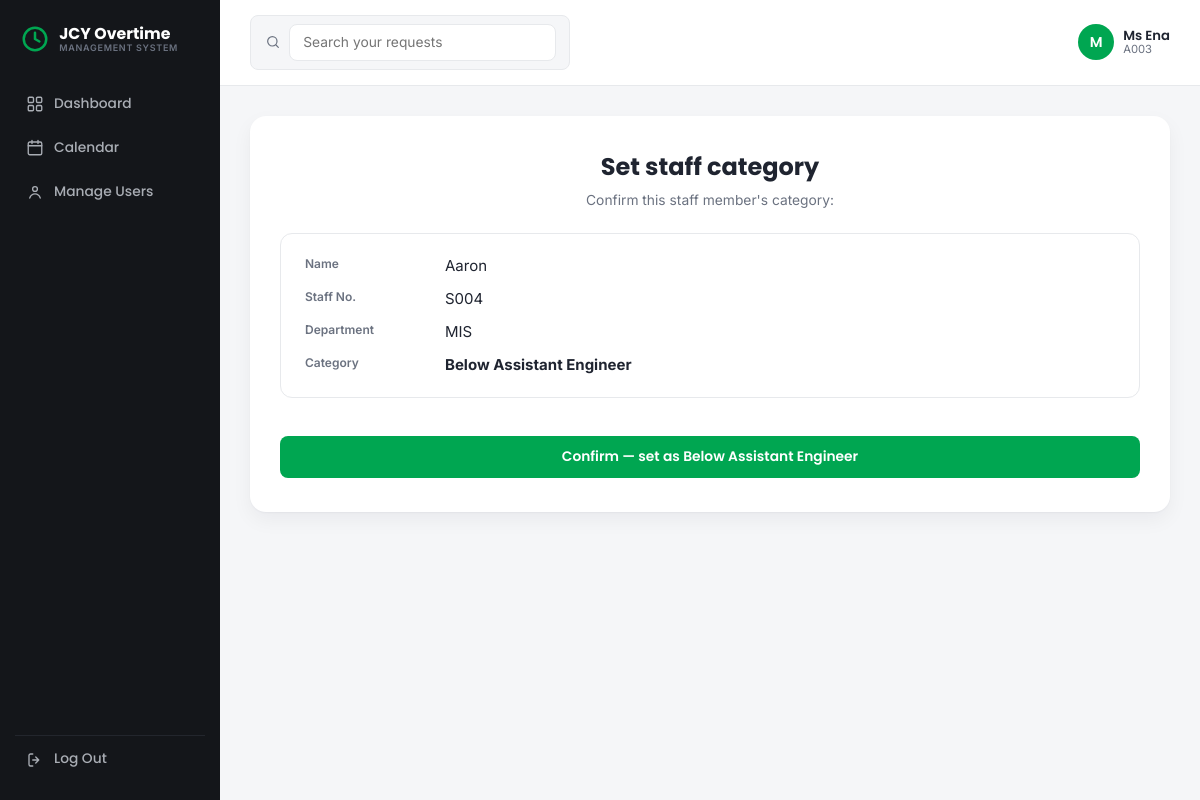
The page /declare_level.php?token=1ea0417faf4a65fa3e05d7e0c4ce3478c93a66a2ddc157cc03a7ad7f47a5a255&category=below_ae (signed in) on the database its author committed.
### tables this page shows
CREATE TABLE `users` (
  `id` int(10) UNSIGNED NOT NULL,
  `staff_no` varchar(20) NOT NULL,
  `name` varchar(100) NOT NULL,
  `department` varchar(100) DEFAULT NULL,
  `email` varchar(150) NOT NULL,
  `password_hash` varchar(255) NOT NULL,
  `role` enum('staff','approver','admin') NOT NULL,
  `approval_stage` tinyint(3) UNSIGNED DEFAULT NULL,
  `category` enum('below_ae','ae_above') DEFAULT NULL,
  `level` enum('operator','leader','engineer') DEFAULT NULL,
  `level_token` varchar(64) DEFAULT NULL,
  `level_set_at` timestamp NULL DEFAULT NULL,
  `is_active` tinyint(1) NOT NULL DEFAULT 1,
  `created_at` timestamp NOT NULL DEFAULT current_timestamp()
);

### includes/functions.php (called while the page is built, shortened)
<?php
function h($str): string
{
    return htmlspecialchars((string)$str, ENT_QUOTES, 'UTF-8');
}

### declare_level.php (the view, shortened to what this page needs)
<?php
require_once __DIR__ . '/config/db.php';
require_once __DIR__ . '/includes/functions.php';
$token = $_GET['token'] ?? $_POST['token'] ?? '';
$category = $_GET['category'] ?? $_POST['category'] ?? $_GET['level'] ?? $_POST['level'] ?? '';
$error = null;
$done  = false;
$staff = null;
if ($token === '' || !isset(VALID_CATEGORIES[$category])) {
    $error = 'This link is invalid.';
} else {
    $stmt = $pdo->prepare('SELECT * FROM users WHERE level_token = :token');
    $stmt->execute([':token' => $token]);
    $staff = $stmt->fetch();
}
include __DIR__ . '/includes/header.php';
?>
<div class="auth-card">
  <h1>Set staff category</h1>
  <?php if ($error): ?>
    <p class="form-error"><?= h($error) ?></p>
  <?php else: ?>
    <p class="subtitle">Confirm this staff member's category:</p>
    <dl class="detail-grid">
      <dt>Name</dt>
      <dd><?= h($staff['name']) ?></dd>
      <dt>Staff No.</dt>
      <dd><?= h($staff['staff_no']) ?></dd>
      <dt>Department</dt>
      <dd><?= h($staff['department'] ?: '—') ?></dd>
      <dt>Category</dt>
      <dd><strong><?= h(VALID_CATEGORIES[$category]) ?></strong></dd>
    </dl>
    <form method="post">
      <button type="submit">Confirm — set as <?= h(VALID_CATEGORIES[$category]) ?></button>
    </form>
  <?php endif; ?>
</div>
<?php include __DIR__ . '/includes/footer.php'; ?>

### css/style.css (style rules this page uses)
:root { --page-bg: #F5F6F8; --card-bg: #FFFFFF; --border: #E7E9EC; --ink: #1F2430; --ink-soft: #6B7280; --sidebar-bg: #14161A; --sidebar-text: #A9ADB4; --sidebar-hover: #1E2128; --accent: #00A651; --accent-dark: #007A3D; --green: #1E8E5A; --green-bg: #E6F7EE; --amber: #A9791A; --amber-bg: #FFF6DC; --red: #D1443A; --red-bg: #FDEAEA; --radius: 10px; --radius-sm: 8px; --font-head: 'Poppins', -apple-system, "Segoe UI", sans-serif; --font-body: 'Inter', -apple-system, "Segoe UI", sans-serif; }
* { box-sizing: border-box; }
html, body { margin: 0; padding: 0; background: var(--page-bg); color: var(--ink); font-family: var(--font-body); font-size: 15px; line-height: 1.5; }
h1, h2, h3 { font-family: var(--font-head); font-weight: 700; color: var(--ink); margin: 0 0 0.3rem; }
h1 { font-size: 1.6rem; }
.subtitle { color: var(--ink-soft); font-size: 0.92rem; margin: 0 0 1.5rem; }
.auth-card { background: var(--card-bg); border-radius: 16px; padding: 2.25rem 2rem; box-shadow: 0 1px 2px rgba(16,24,40,0.04), 0 8px 20px rgba(16,24,40,0.05); }
.auth-card h1 { text-align: center; }
.auth-card .subtitle { text-align: center; }
button { background: var(--accent); color: #fff; border: none; border-radius: var(--radius-sm); padding: 0.75rem 1.4rem; font-family: var(--font-head); font-weight: 600; font-size: 0.92rem; cursor: pointer; }
button[type="submit"] { width: 100%; margin-top: 1.5rem; }
.detail-grid { display: grid; grid-template-columns: 140px 1fr; row-gap: 0.7rem; background: var(--card-bg); border: 1px solid var(--border); border-radius: 12px; padding: 1.4rem 1.6rem; }
.detail-grid dt { color: var(--ink-soft); font-size: 0.8rem; font-weight: 600; }
.detail-grid dd { margin: 0; }

### rows shown on the page
users: name "Aaron", staff_no "S004", department "MIS"

### other values the page prints
substr($_SESSION['name'] ?? '?', 0, 1) "M"
$_SESSION['name'] "Ms Ena"
$_SESSION['staff_no'] "A003"
VALID_CATEGORIES[$category] "Below Assistant Engineer"
